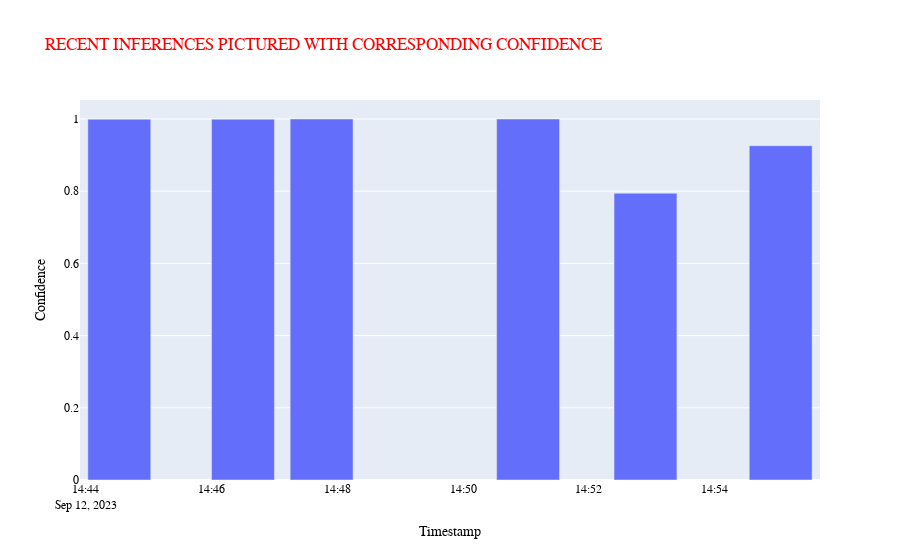

Write notebook code for a chart like this one.
### Code cell
#Bar Graph (INTERACTIVE)
import plotly.express as px
# seaborn-v0_8-dark-palette
fig = px.bar(x=x, y=y, 
             title = 'RECENT INFERENCES PICTURED WITH CORRESPONDING CONFIDENCE',
             labels={
                     "y": "Confidence",
                     "x": "Timestamp",
                 }
            )
fig.update_layout(
    font_family="Courier New",
    font_color="black",
    title_font_family="Times New Roman",
    title_font_color="red",
)

fig.show()

### Figure 1 — Plotly figure (JSON) as saved in the notebook; plotly's stock layout.template omitted (floating-point values rounded to 4 significant figures)
{"data": [{"alignmentgroup": "True", "hovertemplate": "Timestamp=%{x}<br>Confidence=%{y}<extra></extra>", "legendgroup": "", "marker": {"color": "#636efa", "pattern": {"shape": ""}}, "name": "", "offsetgroup": "", "orientation": "v", "showlegend": false, "textposition": "auto", "type": "bar", "x": ["2023-09-12T14:46:30Z", "2023-09-12T14:44:32Z", "2023-09-12T14:47:45Z", "2023-09-12T14:52:54Z", "2023-09-12T14:55:03Z", "2023-09-12T14:51:02Z"], "xaxis": "x", "y": [0.9994, 0.9994, 1.0, 0.7942, 0.9259, 1.0], "yaxis": "y"}], "layout": {"autosize": true, "barmode": "relative", "font": {"color": "black", "family": "Courier New"}, "legend": {"tracegroupgap": 0}, "title": {"font": {"color": "red", "family": "Times New Roman"}, "text": "RECENT INFERENCES PICTURED WITH CORRESPONDING CONFIDENCE"}, "xaxis": {"anchor": "y", "autorange": true, "domain": [0, 1], "range": ["2023-09-12 14:43:54.5", "2023-09-12 14:55:40.5"], "title": {"text": "Timestamp"}, "type": "date"}, "yaxis": {"anchor": "x", "autorange": true, "domain": [0, 1], "range": [0, 1.053], "title": {"text": "Confidence"}, "type": "linear"}}}
